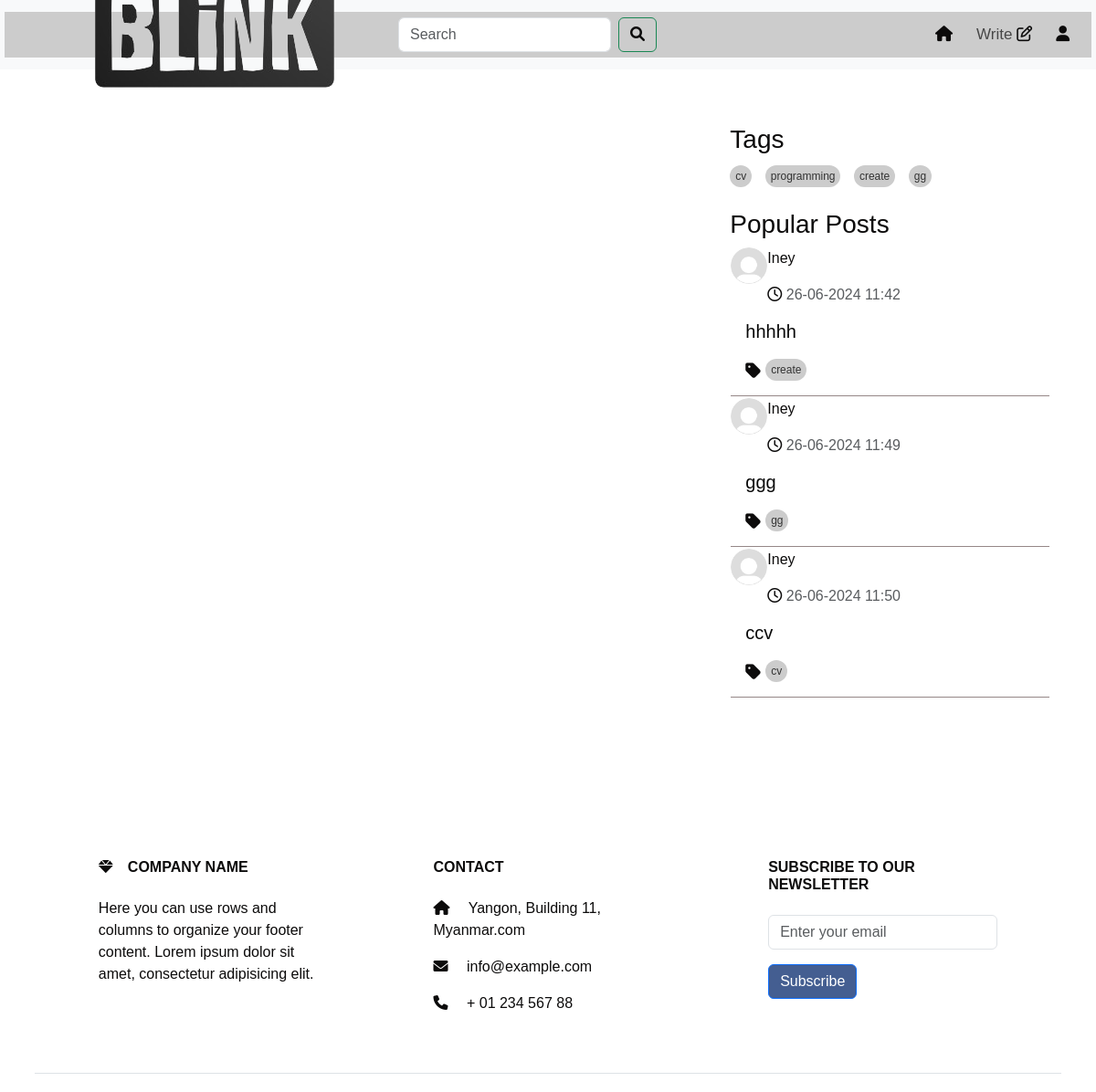
The app's page /search_result (signed in) with its own data.
### test.py (models this page shows, shortened)
class Post(db.Model):
    id = db.Column(db.Integer, primary_key=True)
    title = db.Column(db.Text())
    content = db.Column(db.Text())
    tag = db.Column(db.Text())
    user_id = db.Column(db.Integer, db.ForeignKey('user.id'), nullable=False)
    created_date = db.Column(db.DateTime,default=datetime.datetime.now)
    likes = db.Column(db.Integer, default=0)
    comments = db.relationship('Comment', backref='post',cascade="all, delete", lazy=True)

class User(UserMixin,db.Model):
    id = db.Column(db.Integer, primary_key=True)
    username = db.Column(db.String(50), unique=True)
    email =db.Column(db.String(50), unique=True)
    password = db.Column(db.String(100))
    bio = db.Column(db.String(50))
    profile_picture = db.Column(db.String(250))
    posts = db.relationship('Post', backref='author', lazy=True)
    comments = db.relationship('Comment', backref='author', lazy=True)

### test.py (the view)
@app.route('/search_result',methods=['GET', 'POST'])
def search_result(limit=3):
     forms=SearchForm()
     query = forms.search.data
     unique_tags = list(set(tag for tag, in Post.query.with_entities(Post.tag).distinct()))
     popular_posts = Post.query.order_by(Post.likes.desc()).limit(limit).all()
     if forms.validate_on_submit():
         search_results = Post.query.filter(Post.title.ilike(f'%{query}%')).all()
         return render_template('search_results.html' , search_results =search_results , tags=unique_tags ,popular_posts = popular_posts) # or what you wanto
     return render_template("search_results.html", post=post ,form=forms, tags=unique_tags ,popular_posts = popular_posts)

### test.py
class SearchForm(FlaskForm):
    search = StringField('Search ', validators=[DataRequired()])
    submit = SubmitField('Search')

### test.py (called while the page is built)
@login_manager.user_loader
def loader_user(user_id):
    return User.query.get(user_id)

### templates/search_results.html (shortened to what this page needs)
<!DOCTYPE html>
<html lang="en">
  <head>
    <link
      href="https://cdn.jsdelivr.net/npm/bootstrap@5.3.3/dist/css/bootstrap.min.css"
      rel="stylesheet"
    />
    <link
      href="https://cdnjs.cloudflare.com/ajax/libs/font-awesome/6.0.0-beta3/css/all.min.css"
      rel="stylesheet"
    />
    <link rel="stylesheet" href="static/home.css" />
  </head>
  <body>
    {% include 'topnav.html' %}
    <div class="container">
      <div class="row">
            <div class="col-sm-8">
      </div>
    {% include 'sidenav.html' %}
    {% include 'footer.html' %}
  </body>
</html>

### templates/sidenav.html (shortened to what this page needs)
<!DOCTYPE html>
<html lang="en">
  <head>
    <link
      href="https://cdn.jsdelivr.net/npm/bootstrap@5.3.3/dist/css/bootstrap.min.css"
      rel="stylesheet"
    />
    <link
      href="https://cdnjs.cloudflare.com/ajax/libs/font-awesome/6.0.0-beta3/css/all.min.css"
      rel="stylesheet"
    />
    <link
      rel="stylesheet"
      href="https://cdnjs.cloudflare.com/ajax/libs/font-awesome/5.15.4/css/all.min.css"
    />
    <link
      href="https://cdnjs.cloudflare.com/ajax/libs/font-awesome/6.0.0-beta3/css/all.min.css"
      rel="stylesheet"
    />
    <link rel="stylesheet" href="/static/home.css" />
  </head>
  <body>
    <div class="col-sm-4" id="right-column">
      <div class="tags-section">
        <h3>Tags</h3>
        <div class="tags-container">
          {% if tags %} {% for tag in tags %}
          <a href="{{ url_for('home_tag',tag=tag ) }}" class="tag">{{ tag }}</a>
          {% endfor %} {% else %}
          <p>No tags available</p>
          {% endif %}
        </div>
      </div>
      <div class="mt-4">
        <h3>Popular Posts</h3>
        {% for popular_post in popular_posts %}
        <div class="card">
          <div>
            <div class="profile-image">
              <a
                class="nav-link"
                href="{{ url_for('profile',user_id=popular_post.user_id) }}"
                ><img
                  src="{{ url_for('static', filename='/photo/user_profile/'+popular_post.author.profile_picture) }}"
                  width="60"
                  height="60"
                  alt=""
              /></a>
              <div style="width: 300px">
                <p id="name">
                  <a
                    class="nav-link"
                    href="{{ url_for('profile',user_id=popular_post.user_id) }}"
                    >{{popular_post.author.username}}</a
                  >
                </p>
                <p class="text-muted mb-0">
                  <i class="fa-regular fa-clock"></i>
                  {{popular_post.created_date.strftime('%d-%m-%Y %H:%M')}}
                </p>
              </div>
            </div>
          </div>
          <div class="card-body">
            <a
              class="nav-link"
              href="{{ url_for('full_post',post_id=popular_post.id) }}"
            >
              <h5 class="card-title" id="popular">{{popular_post.title}}</h5>
              <div class="tags-container">
                <ul class="list-group list-group-horizontal">
                  <i class="fas fa-tag"></i>
                  <a href="{{ url_for('home_tag',tag=post.tag ) }}" class="tag"
                    >{{popular_post.tag}}</a
                  >
                </ul>
              </div>
            </a>
          </div>
          <div class="card-end" style="border-bottom: #958787 solid 1px"></div>
        </div>
        {% endfor %}
      </div>
    </div>
  </body>
</html>

### static/home.css (style rules this page uses)
* { color: #0c0b0b; font-family: sans-serif; margin: 0; padding: 0; box-sizing: border-box; }
.container { background: #fff; padding: 20px; margin-top: 20px; z-index: 1; }
.card { color: #070707; border-color: #ffffff; background-color: #ffffff; }
.profile-image { margin-right: 10px; }
.profile-image img { border-radius: 50%; width: 40px; height: 40px; }
.card-body { background-color: #ffffff; }
.profile-image { float: left; display: flex; justify-content: center; margin-right: 1rem; }
.profile-image img { border-radius: 50%; }
#right-column { position: -webkit-sticky; position: sticky; top: 0; height: 100vh; overflow-y: auto; padding-top: 20px; }
ul { display: flex; }
#right-column { position: -webkit-sticky; position: sticky; top: 0; height: 100vh; overflow-y: hidden; padding-top: 20px; z-index: 1; }
.tags-container { margin-top: 10px; }
.fa-tag { font-size: 1.2em; margin-right: 5px; vertical-align: middle; }
.tags-container .tag { background-color: #ccc; color: #333; padding: 3px 6px; margin-right: 10px; border-radius: 20px; text-decoration: none; font-size: 12px; display: inline-block; }

### templates/search_results.html (style rules this page uses)
#right-column { position: -webkit-sticky; position: sticky; top: 0; height: 100vh; overflow-y: auto; padding-top: 20px; }

### records on screen
Post: profile_picture (placeholder picture), author.username "Iney", created_date "26-06-2024 11:42", title "hhhhh", tag "create"
Post: profile_picture (placeholder picture), author.username "Iney", created_date "26-06-2024 11:49", title "ggg", tag "gg"
Post: profile_picture (placeholder picture), author.username "Iney", created_date "26-06-2024 11:50", title "ccv", tag "cv"

### other values on screen
{{ tag }} "cv" "programming" "create" "gg"
